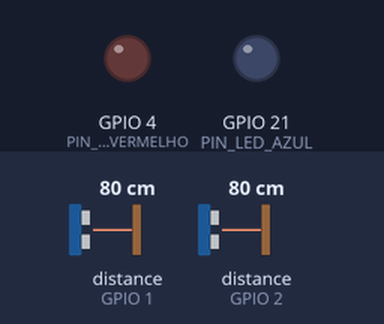
A sketch run on a simulated ESP32. Parts: output pins drawn as LEDs (lit = HIGH). Wiring (inferred from the names in the program): 2 × ultrasonic range finder: trigger GPIO 0, echo GPIO 1 / trigger GPIO 3, echo GPIO 2. Dashed ring = blinking. Inputs (shaded band) come from the test bench; at power-on: distance to the obstacle (sensors on GPIO 2, GPIO 1) 80 cm. The echo pulse lasts 58.3 µs per cm; WiFi joins after 1.5 s; servers stay silent unless stated; no MQTT or app messages arrive unless stated; pins used as bus, display or sensor lines are not drawn; what the sketch prints to the serial monitor is not drawn.

Above: at 2.7 s.
2.8 s: distance to the obstacle (sensor on GPIO 2) set to 21 cm
4.3 s: distance to the obstacle (sensor on GPIO 2) set to 17 cm
At 4.67 s:
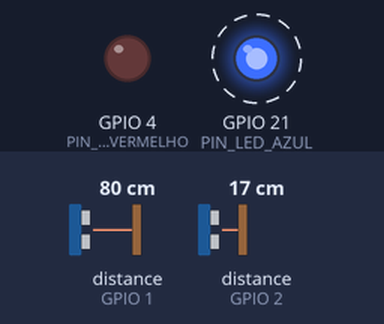
7.3 s: distance to the obstacle (sensor on GPIO 1) set to 21 cm
10.3 s: distance to the obstacle (sensor on GPIO 1) set to 17 cm
At 12.92 s:
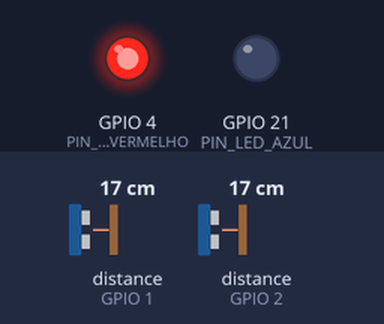
13.3 s: distance to the obstacle (sensor on GPIO 1) set to 35 cm
At 14.31 s:
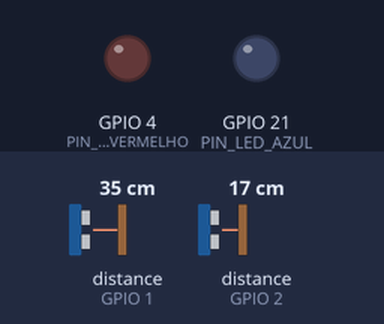
16.3 s: distance to the obstacle (sensor on GPIO 1) set to 2 cm
At 19.43 s:
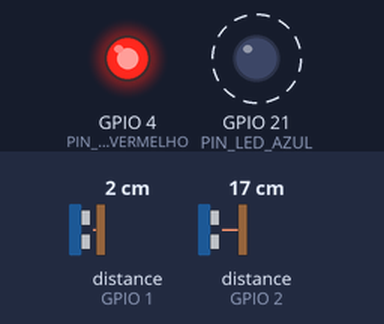
Timing chart, 0 to 20.3 s (numbered marks = the images above; inputs shaded):
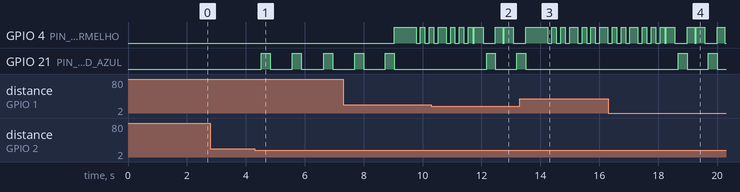

Measured:
- the behaviour switches between 20 and 19 cm on distance to the obstacle (sensor on GPIO 2) (found by bisection; images 0 and 1)
- the behaviour switches between 20 and 19 cm on distance to the obstacle (sensor on GPIO 1) (found by bisection; images 1 and 2)
- after the input at 2.8 s, every drawn part: stays the same
- after the input at 4.3 s, GPIO 21 (PIN_LED_AZUL): alternates HIGH for 0.30 s and LOW for 0.76 s, starting after 0.22 s
- after the input at 10.3 s, GPIO 21 (PIN_LED_AZUL): LOW → HIGH after 1.9 s, → LOW 0.30 s later, → HIGH 0.72 s later
- after the input at 13.3 s, GPIO 21 (PIN_LED_AZUL): goes on until 13.5 s, then stays LOW
- after the input at 16.3 s, GPIO 21 (PIN_LED_AZUL): alternates HIGH for 0.30 s and LOW for 0.72 s, starting after 2.4 s

The sketch:

sketch_FlowSense.ino
```cpp
#include <WiFi.h>
#include <PubSubClient.h>

// --- PREENCHA AQUI A SUA REDE ---
const char* ssid = "NOME_DO_SEU_WIFI";
const char* password = "SENHA_DO_SEU_WIFI";

const char* mqtt_server = "broker.emqx.io";
const int mqtt_port = 1883;
const char* topico_ocupacao = "senac/flowsense/ocupacao";
const char* client_id = "FlowSense-ESP32-Principal";

// --- PINOS DOS SENSORES ---
const int PIN_TRIG_SAIDA = 0;
const int PIN_ECHO_SAIDA = 1;
const int PIN_ECHO_ENTRADA = 2;
const int PIN_TRIG_ENTRADA = 3;

// --- PORTAS DOS LEDS ---
const int PIN_LED_VERMELHO = 4;  // Seu LED Vermelho na direita
const int PIN_LED_AZUL = 21;     // Seu LED Azul no pino 21 (esquerda)

WiFiClient espClient;
PubSubClient client(espClient);

int ocupacaoAtual = 0;
const int CAPACIDADE_MAXIMA = 5;

unsigned long ultimaEntrada = 0;
unsigned long ultimaSaida = 0;
const unsigned long intervaloMovimento = 1000;

long medirDistancia(int pinoTrig, int pinoEcho) {
  digitalWrite(pinoTrig, LOW);
  delayMicroseconds(2);
  digitalWrite(pinoTrig, HIGH);
  delayMicroseconds(10);
  digitalWrite(pinoTrig, LOW);

  long duracao = pulseIn(pinoEcho, HIGH, 30000);
  if (duracao == 0) return 999;
  return duracao / 58;
}

void conectarWiFi() {
  delay(10);
  Serial.print("\nConectando ao WiFi...");
  WiFi.begin(ssid, password);
  while (WiFi.status() != WL_CONNECTED) {
    delay(500);
    Serial.print(".");
  }
  Serial.println("\nWiFi conectado com sucesso!");
}

void reconectarMQTT() {
  while (!client.connected()) {
    Serial.print("Conectando à Nuvem...");
    if (client.connect(client_id)) {
      Serial.println("Conectado!");
    } else {
      delay(5000);
    }
  }
}

void publicarOcupacao() {

  char payload[200];

  snprintf(
    payload,
    sizeof(payload),
    "{\"ocupacao\":%d,\"capacidade\":%d}",
    ocupacaoAtual,
    CAPACIDADE_MAXIMA
  );

  client.publish(
    topico_ocupacao,
    payload
  );

  Serial.println(payload);
}

void setup() {
  Serial.begin(9600);

  pinMode(PIN_TRIG_ENTRADA, OUTPUT);
  pinMode(PIN_ECHO_ENTRADA, INPUT);
  pinMode(PIN_TRIG_SAIDA, OUTPUT);
  pinMode(PIN_ECHO_SAIDA, INPUT);

  pinMode(PIN_LED_AZUL, OUTPUT);
  pinMode(PIN_LED_VERMELHO, OUTPUT);

  // Garante que o sistema liga com tudo apagado
  digitalWrite(PIN_LED_AZUL, LOW);
  digitalWrite(PIN_LED_VERMELHO, LOW);

  conectarWiFi();
  client.setServer(mqtt_server, mqtt_port);
  reconectarMQTT();

  Serial.println("Sistema Iniciado!");
  publicarOcupacao();
}

void loop() {
  if (!client.connected()) {
    reconectarMQTT();
  }
  client.loop();

  long distanciaEntrada = medirDistancia(PIN_TRIG_ENTRADA, PIN_ECHO_ENTRADA);
  delay(60);

  long distanciaSaida = medirDistancia(PIN_TRIG_SAIDA, PIN_ECHO_SAIDA);
  delay(60);

  // ==========================
  // 1. LÓGICA DE ENTRADA
  // ==========================
  if (distanciaEntrada > 0 && distanciaEntrada < 20 && millis() - ultimaEntrada > intervaloMovimento) {
    ultimaEntrada = millis();

    if (ocupacaoAtual < CAPACIDADE_MAXIMA) {
      ocupacaoAtual++;
      Serial.print("Entrada! Lotação: "); Serial.println(ocupacaoAtual);
      publicarOcupacao();

      // Pisca o Azul APENAS no momento da entrada
      digitalWrite(PIN_LED_AZUL, HIGH);
      delay(300);
      digitalWrite(PIN_LED_AZUL, LOW);

    } else {
      Serial.println("Bloqueado: Sala Cheia!");
      // Tenta entrar com sala cheia: Pisca o Vermelho 3x a avisar do erro
      for (int i = 0; i < 3; i++) {
        digitalWrite(PIN_LED_VERMELHO, LOW); delay(150);
        digitalWrite(PIN_LED_VERMELHO, HIGH); delay(150);
      }
    }
  }

  // ==========================
  // 2. LÓGICA DE SAÍDA (ATUALIZADA)
  // ==========================
  if (distanciaSaida > 0 && distanciaSaida < 20 && millis() - ultimaSaida > intervaloMovimento) {
    ultimaSaida = millis();
    if (ocupacaoAtual > 0) {
      ocupacaoAtual--;
      Serial.print("Saída! Lotação: "); Serial.println(ocupacaoAtual);
      publicarOcupacao();

      // Pisca o Vermelho indicando a saída
      // (Pausa de 50ms apagado primeiro para garantir o contraste visual se a sala estava lotada)
      digitalWrite(PIN_LED_VERMELHO, LOW);
      delay(50);
      digitalWrite(PIN_LED_VERMELHO, HIGH);
      delay(300);
      digitalWrite(PIN_LED_VERMELHO, LOW);
    }
  }

  // ==========================
  // 3. CONTROLE ESTÁTICO DOS LEDS
  // ==========================
  if (ocupacaoAtual >= CAPACIDADE_MAXIMA) {
    // Lotação Máxima: Trava o Vermelho aceso e FORÇA o Azul a ficar apagado
    digitalWrite(PIN_LED_VERMELHO, HIGH);
    digitalWrite(PIN_LED_AZUL, LOW);
  } else {
    // Tem Vagas: Mantém os dois apagados à espera de ação
    digitalWrite(PIN_LED_VERMELHO, LOW);
    digitalWrite(PIN_LED_AZUL, LOW);
  }
}
```
